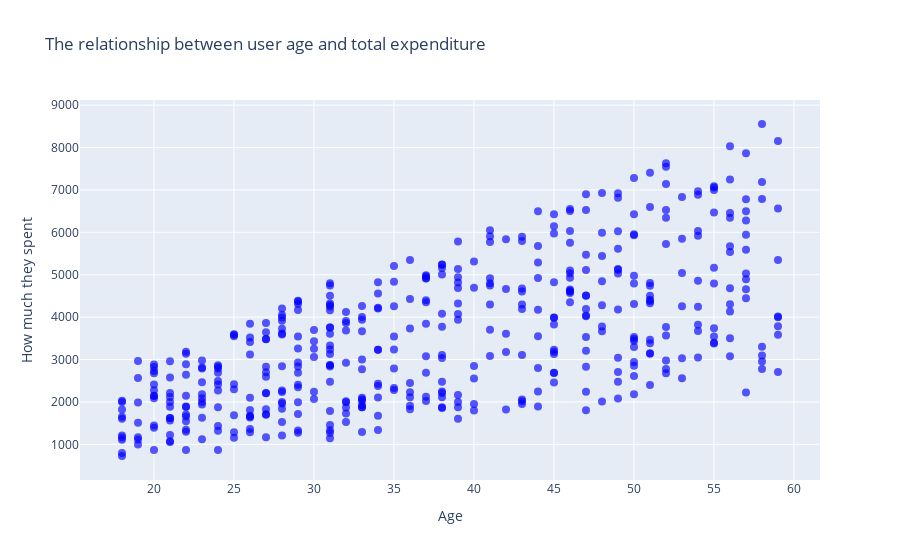

This figure's notebook cell:
### Code cell
scatter = go.Scatter(x = df['user_age'],
          y = df['total_amount'],
                   mode = 'markers',
                   marker = dict(size = 8,
                               color = 'blue',
                               opacity = 0.65)
                    )

layout = go.Layout(title = dict(text = 'The relationship between user age and total expenditure'),
                   xaxis = dict(title = 'Age'),
                   yaxis = dict(title = 'How much they spent'))

fig = go.Figure(data = scatter, layout = layout)

iplot(fig)

### Figure 1 — Plotly figure (JSON) as saved in the notebook; plotly's stock layout.template omitted (floating-point values rounded to 4 significant figures; data arrays with more than 128 entries replaced by an {"elided": "..."} marker saying what was removed)
{"data": [{"marker": {"color": "blue", "opacity": 0.65, "size": 8}, "mode": "markers", "type": "scatter", "x": {"elided": "451 int values"}, "y": {"elided": "451 int values"}}], "layout": {"title": {"text": "The relationship between user age and total expenditure"}, "xaxis": {"title": {"text": "Age"}}, "yaxis": {"title": {"text": "How much they spent"}}}}
